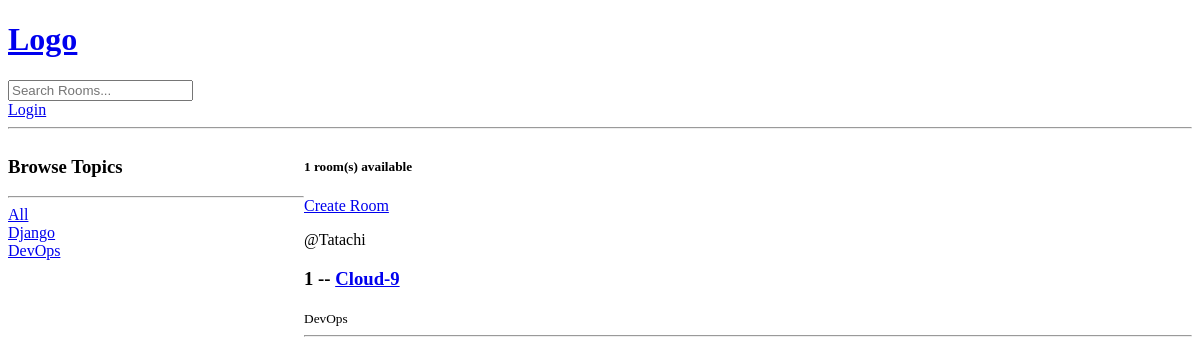
Before: / with the older database file.
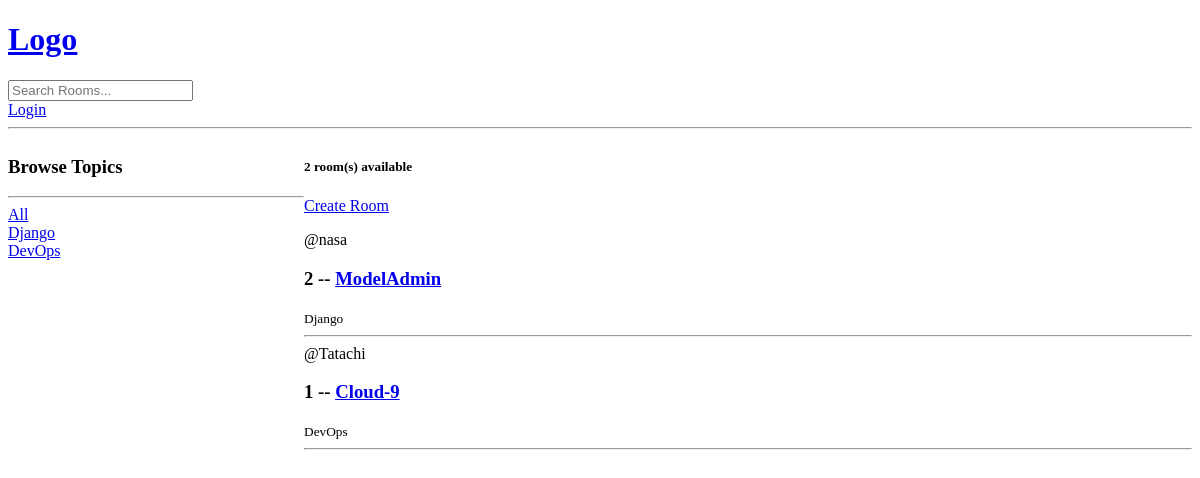
After: the same page with the newer database file.
### base/models.py (models this page shows, shortened)
class Topic(models.Model):
    name = models.CharField(max_length=200)

class Room(models.Model):
    host = models.ForeignKey(User, on_delete=models.SET_NULL, null=True)
    topic = models.ForeignKey(Topic, on_delete=models.SET_NULL, null=True)
    name = models.CharField(max_length=200)
    description = models.TextField(null=True, blank=True)
    updated_at = models.DateTimeField(auto_now=True)
    created_at = models.DateTimeField(auto_now_add=True)
    class Meta:
        ordering = ["-updated_at", "-created_at"]

class User(AbstractUser):
    first_name = models.CharField(max_length=200, null=True)
    last_name = models.CharField(max_length=200, null=True)
    email = models.EmailField(
        max_length=200,
        null=True,
        unique=True,
        error_messages={"unique": "A user with this email already exists"},
    )
    username = models.CharField(
        max_length=200,
        null=True,
        unique=True,
        error_messages={"unique": "A user with this username already exists"},
    )
    bio = models.TextField(null=True, blank=True)
    avatar = models.ImageField(null=True, default="")

### base/views.py (the view)
# urls.py: path("", views.home, name="home"),
def home(request):
    q = (
        request.GET.get("q") if request.GET.get("q") != None else ""
    )  # q is a variable that stores the value of the input field
    rooms = Room.objects.filter(  # if topic__name is set directly as q, the home page will be empty until a particular topic is selected then a list of rooms bearing that topic will be rendered.
        Q(topic__name__icontains=q) | Q(name__icontains=q) | Q(description__icontains=q)
    )
    """
    the icontains is a non-casesensitive value ensures whatever detail in the topic name is typed in the q variable renders
    rooms that has that value. E.g, if pyt is typed in the search bar, all python related rooms will be rendered even
    if it is not completly spelt out. In summary, icontains act as a wildcard....more info @ https://docs.djangoproject.com/en/3.2/ref/models/querysets/#icontains
    Q in this case is a built in django feature used for filtering data. the | is an 'or' operator.
    """
    topics = Topic.objects.all()
    room_count = rooms.count()
    context = {"rooms": rooms, "topics": topics, "room_count": room_count}
    return render(request, "base/home.html", context)

### base/templates/base/home.html (shortened to what this page needs)
{% extends 'main.html' %}
{% block content %}
<div class="home-container">
    <div>
        <h3>Browse Topics</h3>
        <hr>
        <div>
            <a href="{% url 'home' %}">All</a>
        </div>
        {% for topic in topics %}
        <div>
            <a href="{% url 'home' %}?q={{topic.name}}">{{topic.name}}</a>
        </div>
        {% endfor %}
    </div>
    <div>
        <h5>{{room_count}} room(s) available</h5>
        <p><a href="{% url 'create-room' %}">Create Room</a></p>
        {% for room in rooms %}
        <div>
            <span>@{{ room.host.username }}</span>
            <h3>{{ room.id }} -- <a href="{% url 'room' room.id %}">{{ room.name }}</a></h3>
            <small>{{ room.topic.name }}</small>
            <hr>
        </div>
        {% endfor %}
    </div>
</div>
{% endblock %}

Changed rows visible on the page:
added Room: host.username "nasa", id "2", name "ModelAdmin", topic.name "Django"
Other visible differences:
{{ room_count }}: "1" → "2"
